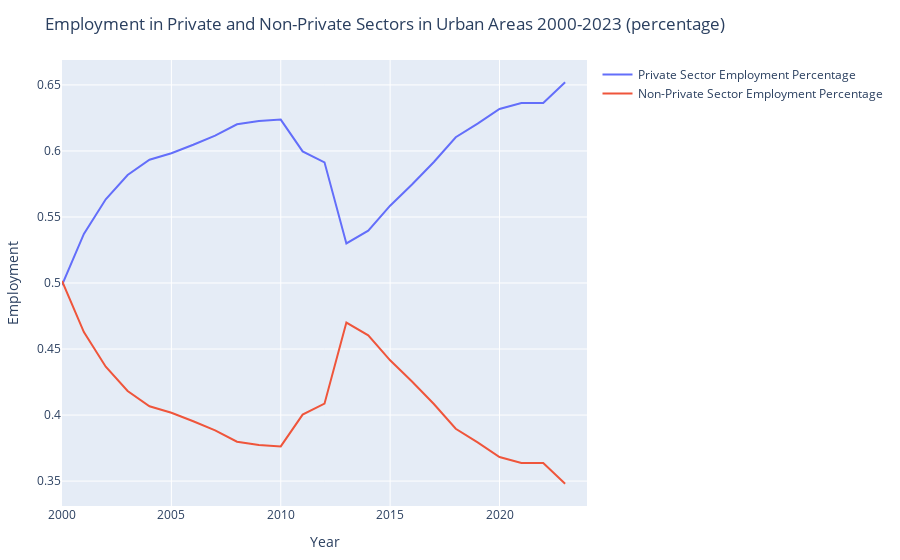

Notebook code cell kept with this figure:
### Code cell
#Comparing Private and Non-Private Sector Employment in Urban Areas (percentage)
df_overview."Urban Private Sector Employment Percentage" = df_overview."Urban Private Sector Employment" ./ df_overview."Urban Employed Persons"
df_overview."Urban Non-Private Sector Employment Percentage" = df_overview."Number of Employed Persons in Urban Non-private Units" ./ df_overview."Urban Employed Persons"
private_urban_line_percentage = PlotlyJS.scatter(
    x = df_overview."Year",
    y = df_overview."Urban Private Sector Employment Percentage",
    mode = "lines",
    name = "Private Sector Employment Percentage",
    yaxis = "y"   # primary y-axis
)
non_private_urban_line_percentage = PlotlyJS.scatter(
    x = df_overview."Year",
    y = df_overview."Urban Non-Private Sector Employment Percentage",
    mode = "lines",
    name = "Non-Private Sector Employment Percentage",
    yaxis = "y"   # primary y-axis
)
layout5 = PlotlyJS.Layout(
    title = "Employment in Private and Non-Private Sectors in Urban Areas 2000-2023 (percentage)",
    xaxis = PlotlyJS.attr(title = "Year"),
    yaxis = PlotlyJS.attr(title = "Employment"),
)
private_non_urban_percent = PlotlyJS.plot([private_urban_line_percentage, non_private_urban_line_percentage], layout5)
display(private_non_urban_percent)
PlotlyJS.savefig(private_non_urban_percent, "Graph/private_non_urban_percent.png")

### Figure 1 — Plotly figure (JSON) as saved in the notebook; plotly's stock layout.template omitted (floating-point values rounded to 4 significant figures)
{"data": [{"mode": "lines", "name": "Private Sector Employment Percentage", "type": "scatter", "x": [2000, 2001, 2002, 2003, 2004, 2005, 2006, 2007, 2008, 2009, 2010, 2011, 2012, 2013, 2014, 2015, 2016, 2017, 2018, 2019, 2020, 2021, 2022, 2023, 2024], "y": [0.4984, 0.5371, 0.5634, 0.5818, 0.5933, 0.5983, 0.6047, 0.6115, 0.6202, 0.6227, 0.6237, 0.5997, 0.5914, 0.53, 0.5396, 0.5586, 0.5746, 0.5916, 0.6104, 0.6207, 0.6318, 0.6362, 0.6364, 0.652, null], "yaxis": "y"}, {"mode": "lines", "name": "Non-Private Sector Employment Percentage", "type": "scatter", "x": [2000, 2001, 2002, 2003, 2004, 2005, 2006, 2007, 2008, 2009, 2010, 2011, 2012, 2013, 2014, 2015, 2016, 2017, 2018, 2019, 2020, 2021, 2022, 2023, 2024], "y": [0.5016, 0.4629, 0.4366, 0.4182, 0.4067, 0.4017, 0.3953, 0.3885, 0.3798, 0.3773, 0.3763, 0.4003, 0.4086, 0.47, 0.4604, 0.4414, 0.4254, 0.4084, 0.3896, 0.3793, 0.3682, 0.3638, 0.3636, 0.348, null], "yaxis": "y"}], "layout": {"margin": {"b": 50, "l": 50, "r": 50, "t": 60}, "title": "Employment in Private and Non-Private Sectors in Urban Areas 2000-2023 (percentage)", "xaxis": {"title": "Year"}, "yaxis": {"title": "Employment"}}}
